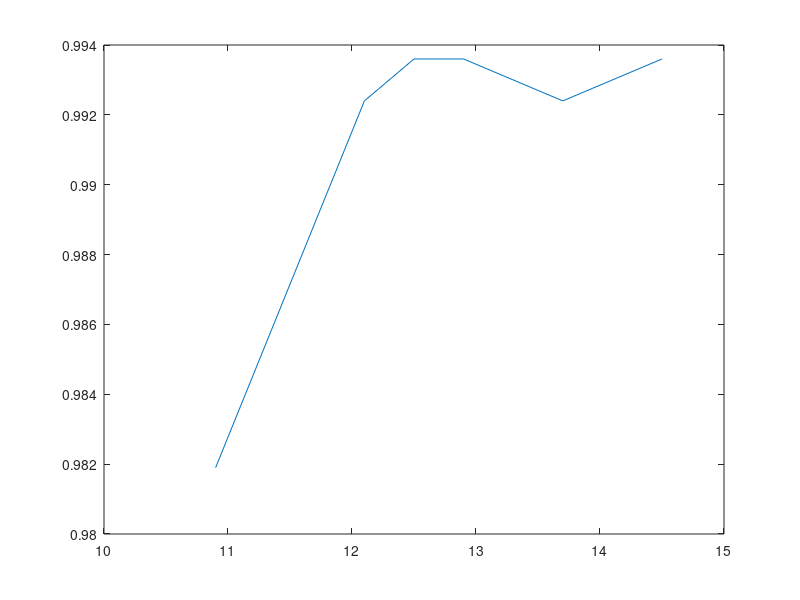

MATLAB code for this plot:
% prue_percent = [0,10,20,30,40,50,60,70,80,90];
% accs = [0.82350004,0.82270002,0.83240008,0.83420008,0.83220005,0.83060002,0.82890004,0.82850003,0.82460004,0.80690002];
% plot(prue_percent, accs);


layer_size = [0.5, 25, 400, 5];
prune_percent = [0.01, 0.008, 0.006, 0.005, 0.004, 0.001] * 400 + 5.5 + 25*0.2;
accs = [0.99360, 0.99240, 0.99360, 0.99360, 0.99240, 0.98190];
plot(prune_percent, accs);
